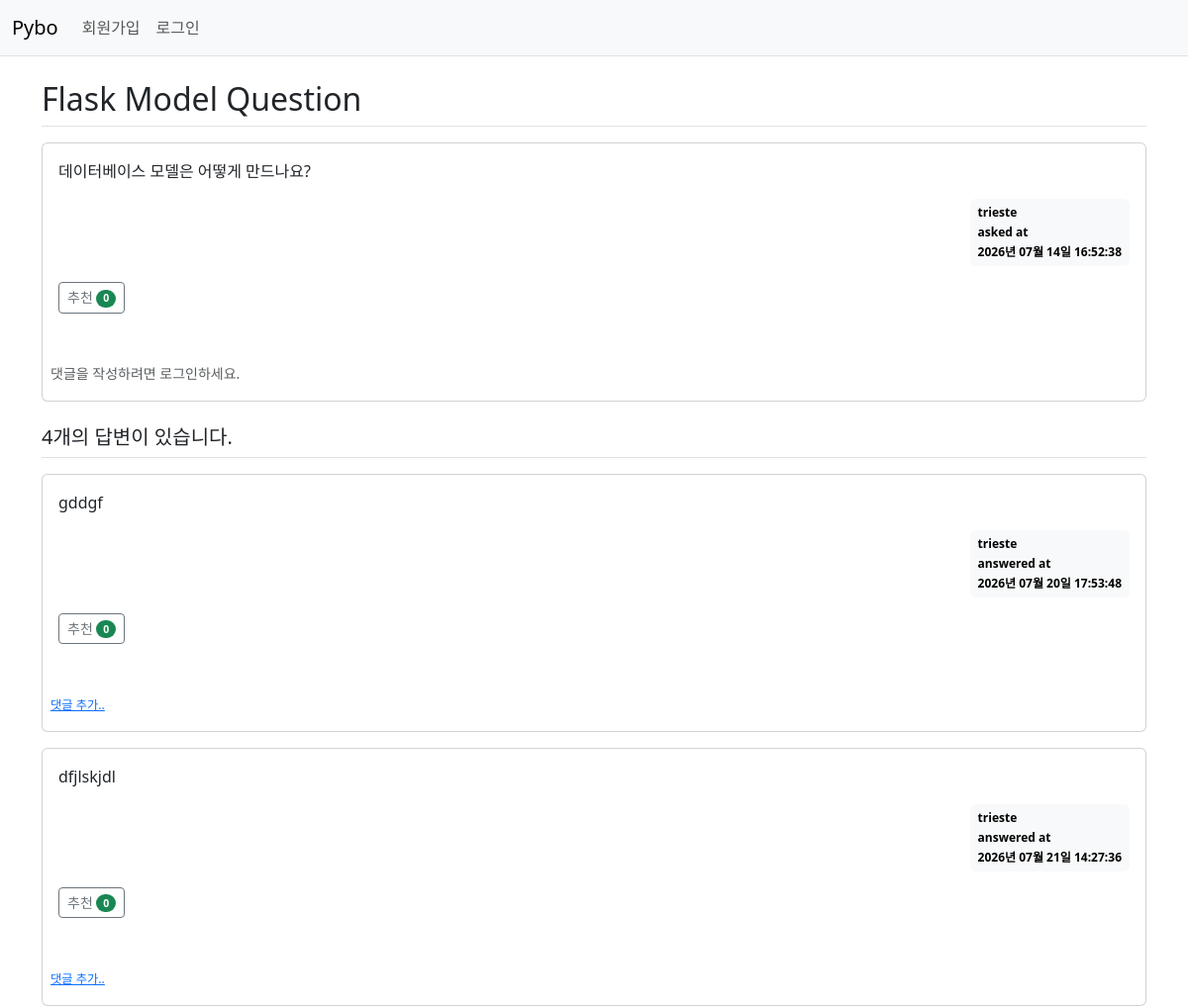
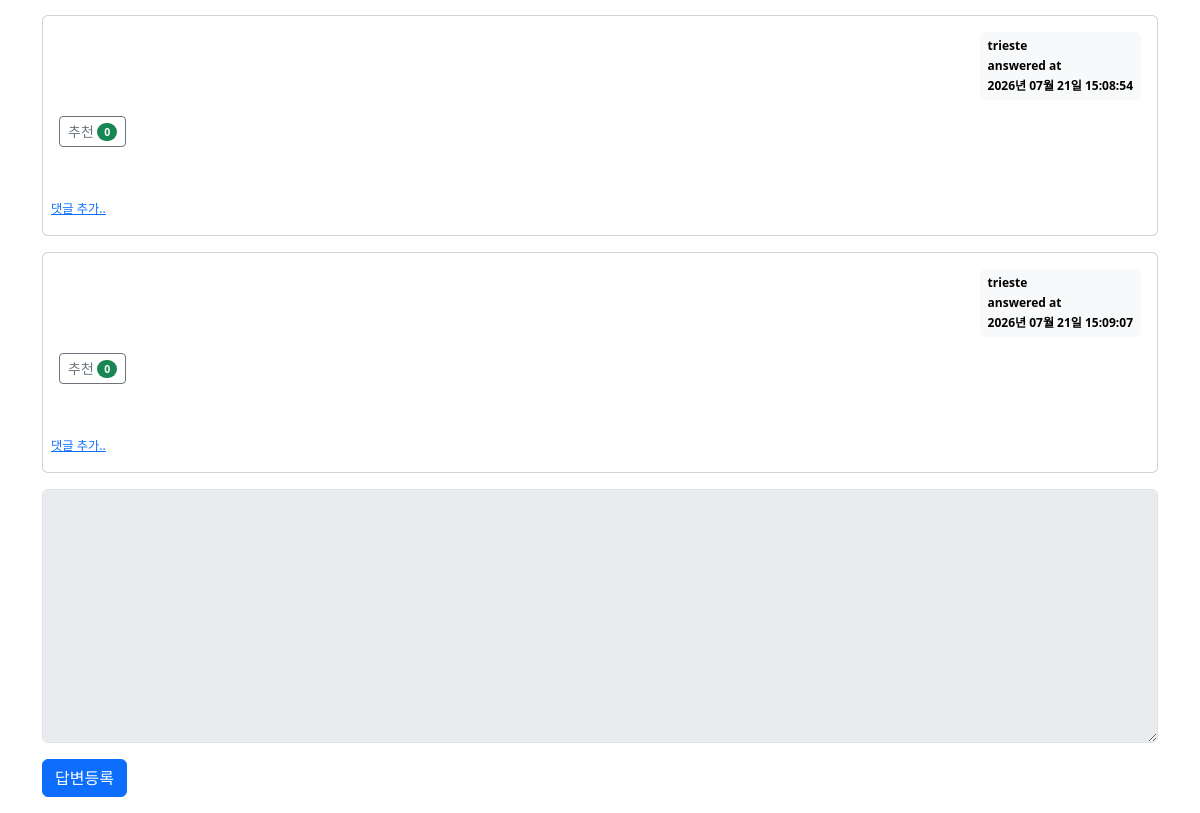
/question/detail/2, run on the app's committed database (2 pictures, top to bottom).
### pybo/models.py (models this page shows)
class Question(db.Model):
    id = db.Column(db.Integer, primary_key=True) # id를 주면 이것이 기본키가 된다는 의미
    subject = db.Column(db.String(200), nullable=False) # nullable=False는 값이 꼭들어가야한다는 의미, 200자까지 작성가능
    content = db.Column(db.Text(), nullable=False)
    create_date = db.Column(db.DateTime(), nullable=False) # 작성 일자
    image_path = db.Column(db.String(200), nullable=True)
    user_id = db.Column(db.Integer, db.ForeignKey('user.id', ondelete='CASCADE'), nullable=False)
    user = db.relationship('User', backref=db.backref('question_set'))
    voter = db.relationship(
        'User',                         # 추천한 사용자(User) 모델과 연결
        secondary=question_voter,       # 다대다 관계를 위한 중간 테이블(question_voter) 사용
        backref=db.backref('quesiton_voter_set',    # User 객체에서 추천한 질문 목록을 조회하는 속성
                           lazy='dynamic'           # 실제 조회 시점에 SQL을 실행하여 Query 객체를 반환
                           ))

class User(db.Model):
    id = db.Column(db.Integer, primary_key=True)
    username = db.Column(db.String(150), unique=True, nullable=False)
    password = db.Column(db.String(200), nullable=False)
    email = db.Column(db.String(120), unique=True, nullable=False)

class Answer(db.Model):
    id = db.Column(db.Integer, primary_key=True)
    question_id = db.Column(db.Integer, db.ForeignKey('question.id', ondelete='CASCADE')) # Question이 지워지면 Answer도 delete하라. Answer는 Question과 같은 번호를 가지고 있어야함.
    question = db.relationship('Question', backref=db.backref('answer_set', cascade='all, delete-orphan'))
    content = db.Column(db.Text(), nullable=False)
    create_date = db.Column(db.DateTime(), nullable=False)
    user_id = db.Column(db.Integer, db.ForeignKey('user.id', ondelete='CASCADE'), nullable=False)
    user = db.relationship('User', backref=db.backref('answer_set'))
    voter = db.relationship('User', secondary=answer_voter,
                            backref=db.backref('answer_voter_set', lazy='dynamic'))

### pybo/views/question_views.py (the view)
@bp.route('/detail/<int:question_id>')
def detail(question_id):
    form = AnswerForm()    # 상세 조회 라우터 내부에서 빈 답변 폼 생성
    question = Question.query.get_or_404(question_id)
    return render_template('question/question_detail.html', question=question, form=form)

### pybo/forms.py
class AnswerForm(FlaskForm):
    content = TextAreaField('내용', validators=[DataRequired('내용은 필수 입력 항목입니다.')])

### pybo/filter.py (called while the page is built)
def format_datetime(value, fmt='%Y년 %m월 %d일 %H:%M:%S'):
    return value.strftime(fmt)

### pybo/views/auth_views.py (called while the page is built)
@bp.before_app_request
def load_loaded_in_user():
    user_id = session.get('user_id')
    if user_id is None:
        g.user = None
    else:
        g.user = User.query.get(user_id)

### pybo/templates/question/question_detail.html (shortened to what this page needs)
{% extends 'base.html' %}
{% block content %}
<div class="container my-3">
    <h2 class="border-bottom py-2">{{ question.subject }}</h2>
    <div class="card my-3">
        <div class="card-body">
            <div class="card-text">{{ question.content | trim | markdown }}</div>
            <div class="d-flex justify-content-end">
                <div class="badge text-bg-light p-2 text-start">
                    <div class="mb-2">
                        {{ question.user.username }}
                    </div>
                    <div class="mb-2">asked at</div>
                    <div>{{ question.create_date | datetime }}</div>
                </div>
            </div>
            <div class="my-3">
                <a href="javascript:void(0)" data-uri="{{ url_for('question.vote', question_id=question.id) }}"
                    class="recommend btn btn-sm btn-outline-secondary">추천
                    <span class="badge rounded-pill bg-success">{{ question.voter | length }}</span>
                </a>
            </div>
        </div>
        <div class="card-body ps-2">
            <div>
                {% if g.user %}
                <a href="{{ url_for('comment.create_question', question_id=question.id) }}" class="small"><small>댓글
                        추가..</small></a>
                {% else %}
                <small class="text-muted">댓글을 작성하려면 로그인하세요.</small>
                {% endif %}
            </div>
        </div>
    </div>
    <h5 class="border-bottom my-3 py-2">{{ question.answer_set | length }}개의 답변이 있습니다.</h5>
    {% for answer in question.answer_set %}
    <div class="card my-3">
        <div class="card-body">
            <div class="card-text">{{ answer.content | trim | markdown }}</div>
            <div class="d-flex justify-content-end">
                <div class="badge text-bg-light p-2 text-start">
                    <div class="mb-2">{{ answer.user.username }}</div>
                    <div class="mb-2">answered at</div>
                    <div>{{ answer.create_date | datetime }}</div>
                </div>
            </div>
            <div class="my-3">
                <a href="javascript:void(0)" data-uri="{{ url_for('answer.vote', answer_id=answer.id) }}"
                    class="recommend btn btn-sm btn-outline-secondary">추천
                    <span class="badge rounded-pill bg-success">{{ answer.voter | length }}</span>
                </a>
            </div>
        </div>
        <div class="card-body ps-2">
            <div>
                <a href="{{ url_for('comment.create_answer', answer_id=answer.id) }}" class="small"><small>댓글
                        추가..</small></a>
            </div>
        </div>
    </div>
    {% endfor %}
    <form action="{{ url_for('answer.create', question_id=question.id) }}" method="post" class="my-3">
        <div class="mb-3">
            <textarea name="content" id="content" rows="10" class="form-control" {% if not g.user %}disabled{% endif
                %}></textarea>
        </div>
        <input type="submit" value="답변등록" class="btn btn-primary">
    </form>
</div>
{% endblock %}

### data on the page
Question: subject "Flask Model Question", content "데이터베이스 모델은 어떻게 만드나요?", create_date "2026년 07월 14일 16:52:38"
User: user.username "trieste"
Answer: content "gddgf", user.username "trieste", create_date "2026년 07월 20일 17:53:48", voter|length "0"
Answer: content "dfjlskjdl", user.username "trieste", create_date "2026년 07월 21일 14:27:36", voter|length "0"
Answer: user.username "trieste", create_date "2026년 07월 21일 15:08:54", voter|length "0"
Answer: user.username "trieste", create_date "2026년 07월 21일 15:09:07", voter|length "0"

### other printed values
{{ question.voter | length }} "0"
{{ question.answer_set | length }} "4"
